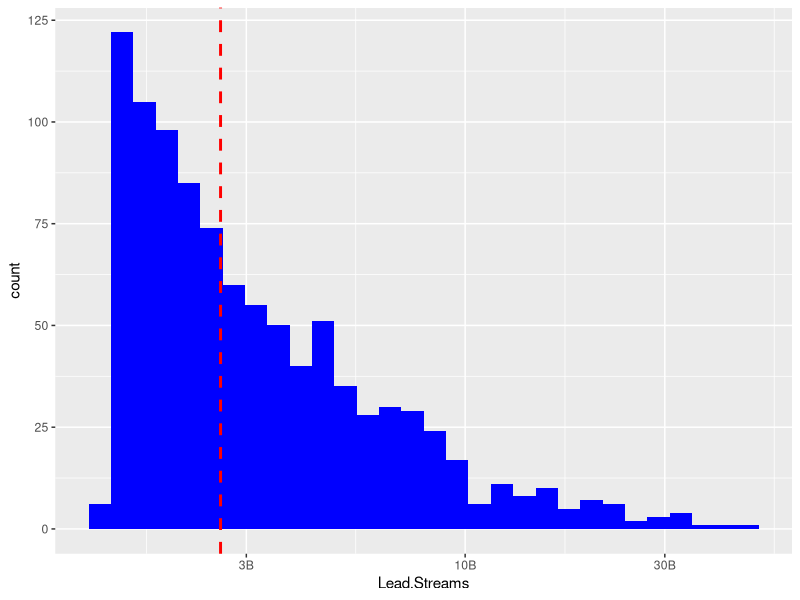

This chart was generated by the following R code: (Note: this script raises an error after producing the figure.)
library(tidyverse)
library(scales)

df <- read.csv("./spotify_artist_data.csv")

dim(df)

# Check datatypes of dataframe
str(df)

# Convert Datatypes to numeric 
# Remove commas
df$Lead.Streams <- as.numeric(gsub(",", "", df$Lead.Streams))
df$Feats <- as.numeric(gsub(",", "", df$Feats))
df[c("Tracks", "One.Billion", "X100.Million")] <- lapply(df[c("Tracks", "One.Billion", "X100.Million")], as.numeric )

# Check null values
sum(is.na(df$Lead.Streams))
sum(is.na(df$Tracks))

# Remove rows with NA values
newdf <- df[df$Artist.Name != "Artist", ]
head(df[is.na(df$Tracks), ])
newdf <- df[!is.na(df$Tracks), ]

# Base statistics
summary(newdf)

# Each name should only occur ones
table(newdf$Artist.Name)

# Calculate means
mean(newdf$Lead.Streams)
mean(newdf$Feats)
mean(newdf$Tracks)
mean(newdf$One.Billion)
mean(newdf$X100.Million)

# Histograms 
ggplot(newdf, aes(x = Lead.Streams)) + geom_histogram(bins = 30, fill = "blue") +
  scale_x_log10(
    labels = label_number(scale_cut = cut_short_scale())
  ) +
  geom_vline(aes(xintercept = median(Lead.Streams)),
             color = "red", linetype = "dashed", linewidth = 1)
+
  labs(
    title = "Distribution of Streams",
    x = "Streams (log10 scale)",
    y = "Count"
  )

ggplot(newdf, aes(x = Feats)) + geom_histogram(bins = 30, fill = "blue") +
  scale_x_log10(
    labels = label_number(scale_cut = cut_short_scale())
  ) + 
  geom_vline(aes(xintercept = median(X100.Million)),
             color = "red", linetype = "dashed", linewidth = 1)
  +
  labs(
    title = "Distribution of Feats",
    x = "Feats (log10 scale)",
    y = "Count"
  )

ggplot(newdf, aes(x = One.Billion)) + geom_histogram(bins = 30, fill = "blue") +
  scale_x_log10(
    labels = label_number(scale_cut = cut_short_scale())
  ) +
  geom_vline(aes(xintercept = median(X100.Million)),
             color = "red", linetype = "dashed", linewidth = 1) +
  labs(
    title = "Distribution of one billions streams",
    x = "X Billion Streams (log10 scale)",
    y = "Count"
  )

ggplot(newdf, aes(x = X100.Million)) + geom_histogram(bins = 30, fill = "blue") +
  scale_x_log10(
    breaks = c(1, 5, 10, 50, 100),
    labels = comma_format()
  ) +
  geom_vline(aes(xintercept = median(X100.Million, na.rm = TRUE)),
             color = "red", linetype = "dashed", linewidth = 1) +
  labs(
    title = "Distribution of X100 million streams",
    x = "X100 million streams (log10 scale)",
    y = "Count"
  )


# Boxplots
ggplot(long_df, aes(x = Metric, y = Value, fill = Metric)) +
  geom_boxplot(outlier.color = "red", outlier.shape = 16) +
  scale_y_log10(labels = label_comma(big.mark = ".", decimal.mark = ",")) +  # Deutsches Format
  labs(
    title = "Verteilung der Spotify Artist Metriken",
    x = "",
    y = "Wert (log-Skala)"
  ) +
  scale_x_discrete(labels = c(
    "Lead.Streams" = "Lead Streams (in Millionen)",
    "Feats" = "Anzahl Features",
    "Tracks" = "Anzahl Tracks",
    "One.Billion" = "Streams in Milliarden",
    "X100.Million" = "Streams in 100 Millionen"
  )) +
  theme_minimal() +
  theme(
    axis.text.x = element_text(angle = 45, hjust = 1),
    legend.position = "none"
  )

# ggplot(data = data[1: 10,]) + geom_line(mapping = aes(x = Artist.Name, y = Lead.Streams))
